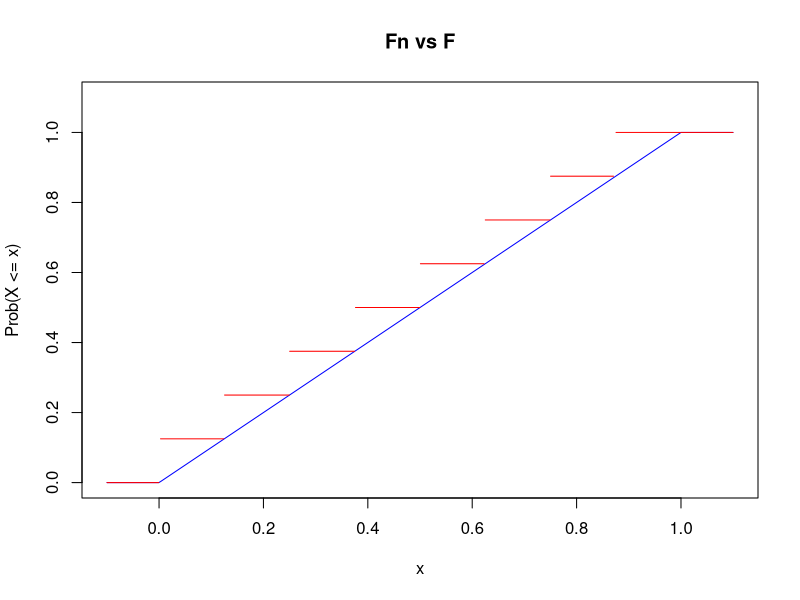

This figure's R source:

n = 3
Fs= function(x){
  f = (floor((2^n)*(x))+1)/(2^n)
  if(x<0){f = 0}
  if(x>1){f = 1}
  return(f)
}

x = runif(1000,-.1,1.1)
x = x[order(x)]

plot(punif(x) ~x, main = "Fn vs F", ylim = c(0,1.1), type = "l", col = "blue",
     xlab = "x", ylab = "Prob(X <= x)")
for (i in 0:(2^n+1)) {
  z = x[intersect(which(x<(i/2^n)),which(x>((i-1)/2^n)))]
  points(sapply(z, Fs)~z, col = "red", type = "l")
}